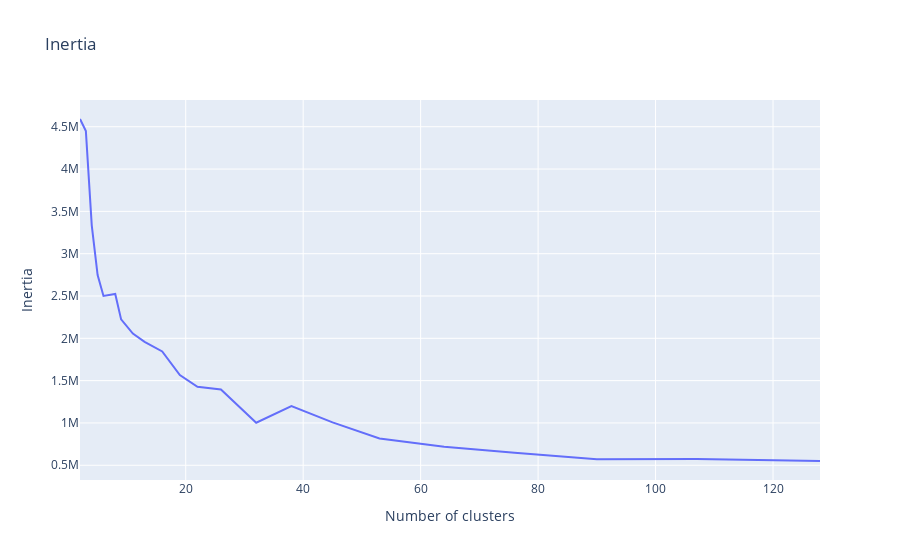
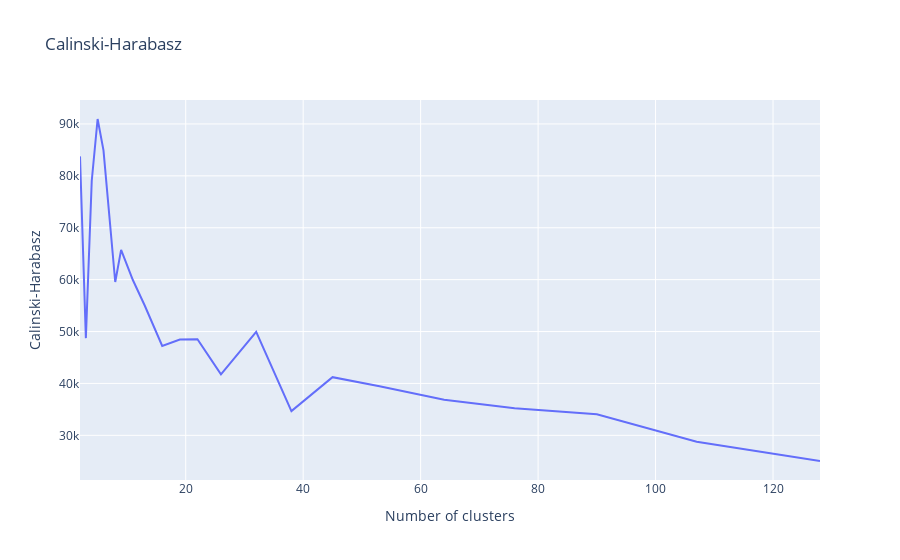
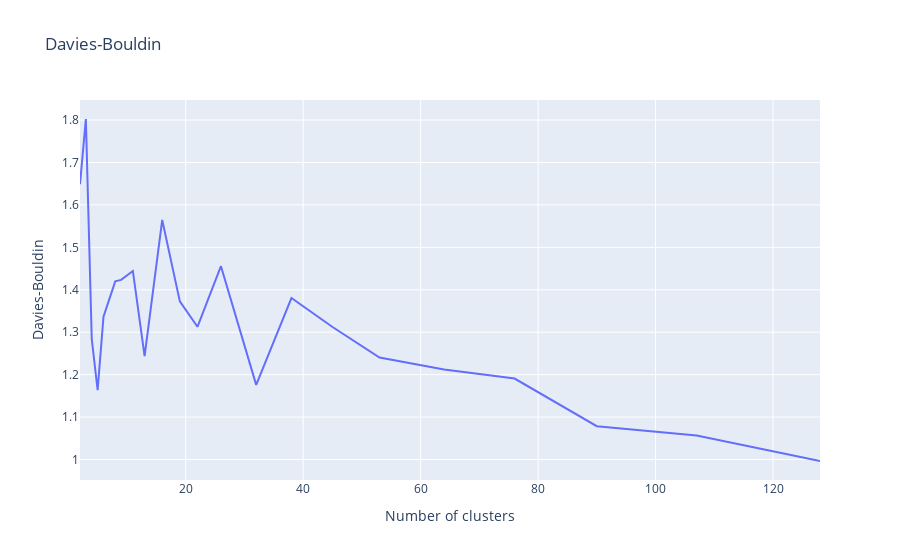

The cell these charts' notebook holds for them, in order:
### Code cell
num_clusters = np.logspace(1, 7, num=25, base=2).astype(int)
inertia = []
calinski_harabasz = []
davies_bouldin = []
for k in tqdm(num_clusters):
    kmeans = MiniBatchKMeans(n_clusters=k, random_state=42).fit(users_pca)
    inertia.append(kmeans.inertia_)
    calinski_harabasz.append(calinski_harabasz_score(users_pca, kmeans.labels_))
    davies_bouldin.append(davies_bouldin_score(users_pca, kmeans.labels_))


fig = px.line(
    x=num_clusters,
    y=inertia,
    title="Inertia",
    labels={"x": "Number of clusters", "y": "Inertia"},
)
fig.show()

fig = px.line(
    x=num_clusters,
    y=calinski_harabasz,
    title="Calinski-Harabasz",
    labels={"x": "Number of clusters", "y": "Calinski-Harabasz"},
)
fig.show()

fig = px.line(
    x=num_clusters,
    y=davies_bouldin,
    title="Davies-Bouldin",
    labels={"x": "Number of clusters", "y": "Davies-Bouldin"},
)
fig.show()

### Figure 1 — Plotly figure (JSON) as saved in the notebook; plotly's stock layout.template omitted (floating-point values rounded to 4 significant figures)
{"data": [{"hovertemplate": "Number of clusters=%{x}<br>Inertia=%{y}<extra></extra>", "legendgroup": "", "line": {"color": "#636efa", "dash": "solid"}, "marker": {"symbol": "circle"}, "mode": "lines", "name": "", "orientation": "v", "showlegend": false, "type": "scatter", "x": [2, 2, 2, 3, 4, 4, 5, 6, 8, 9, 11, 13, 16, 19, 22, 26, 32, 38, 45, 53, 64, 76, 90, 107, 128], "xaxis": "x", "y": [4591000.0, 4591000.0, 4591000.0, 4448000.0, 3335000.0, 3335000.0, 2747000.0, 2500000.0, 2525000.0, 2224000.0, 2056000.0, 1958000.0, 1845000.0, 1565000.0, 1427000.0, 1396000.0, 1003000.0, 1198000.0, 1007000.0, 817100.0, 718500.0, 648800.0, 569800.0, 574000.0, 550500.0], "yaxis": "y"}], "layout": {"legend": {"tracegroupgap": 0}, "title": {"text": "Inertia"}, "xaxis": {"anchor": "y", "domain": [0, 1], "title": {"text": "Number of clusters"}}, "yaxis": {"anchor": "x", "domain": [0, 1], "title": {"text": "Inertia"}}}}

### Figure 2 — Plotly figure (JSON) as saved in the notebook; plotly's stock layout.template omitted (floating-point values rounded to 4 significant figures)
{"data": [{"hovertemplate": "Number of clusters=%{x}<br>Calinski-Harabasz=%{y}<extra></extra>", "legendgroup": "", "line": {"color": "#636efa", "dash": "solid"}, "marker": {"symbol": "circle"}, "mode": "lines", "name": "", "orientation": "v", "showlegend": false, "type": "scatter", "x": [2, 2, 2, 3, 4, 4, 5, 6, 8, 9, 11, 13, 16, 19, 22, 26, 32, 38, 45, 53, 64, 76, 90, 107, 128], "xaxis": "x", "y": [83750.0, 83750.0, 83750.0, 48730.0, 79070.0, 79070.0, 90960.0, 84900.0, 59550.0, 65740.0, 59930.0, 55060.0, 47210.0, 48450.0, 48520.0, 41740.0, 49950.0, 34670.0, 41200.0, 39460.0, 36850.0, 35210.0, 34050.0, 28780.0, 25050.0], "yaxis": "y"}], "layout": {"legend": {"tracegroupgap": 0}, "title": {"text": "Calinski-Harabasz"}, "xaxis": {"anchor": "y", "domain": [0, 1], "title": {"text": "Number of clusters"}}, "yaxis": {"anchor": "x", "domain": [0, 1], "title": {"text": "Calinski-Harabasz"}}}}

### Figure 3 — Plotly figure (JSON) as saved in the notebook; plotly's stock layout.template omitted (floating-point values rounded to 4 significant figures)
{"data": [{"hovertemplate": "Number of clusters=%{x}<br>Davies-Bouldin=%{y}<extra></extra>", "legendgroup": "", "line": {"color": "#636efa", "dash": "solid"}, "marker": {"symbol": "circle"}, "mode": "lines", "name": "", "orientation": "v", "showlegend": false, "type": "scatter", "x": [2, 2, 2, 3, 4, 4, 5, 6, 8, 9, 11, 13, 16, 19, 22, 26, 32, 38, 45, 53, 64, 76, 90, 107, 128], "xaxis": "x", "y": [1.649, 1.649, 1.649, 1.803, 1.284, 1.284, 1.164, 1.337, 1.42, 1.423, 1.444, 1.243, 1.565, 1.373, 1.313, 1.456, 1.176, 1.381, 1.312, 1.24, 1.212, 1.191, 1.079, 1.057, 0.9965], "yaxis": "y"}], "layout": {"legend": {"tracegroupgap": 0}, "title": {"text": "Davies-Bouldin"}, "xaxis": {"anchor": "y", "domain": [0, 1], "title": {"text": "Number of clusters"}}, "yaxis": {"anchor": "x", "domain": [0, 1], "title": {"text": "Davies-Bouldin"}}}}
